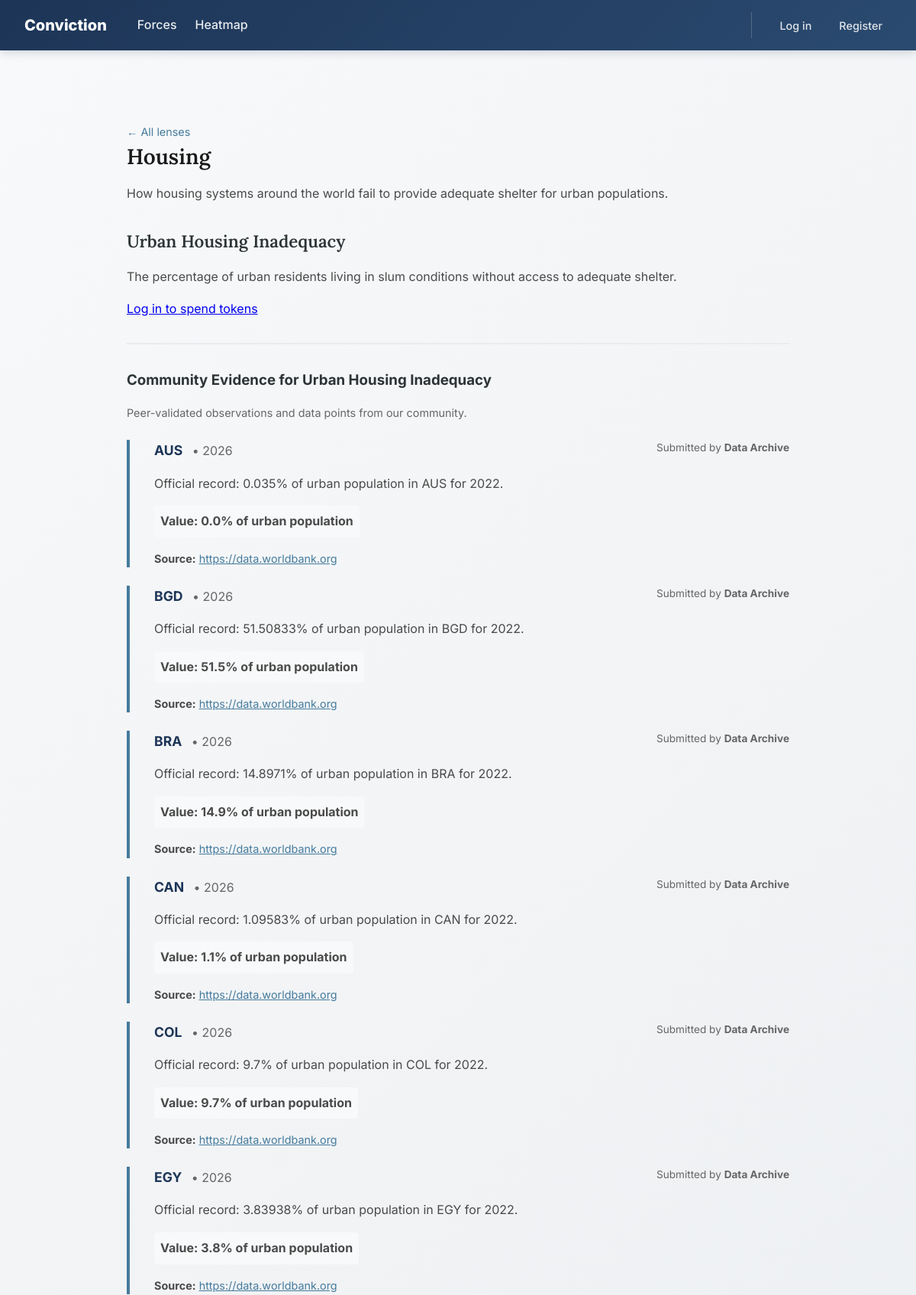
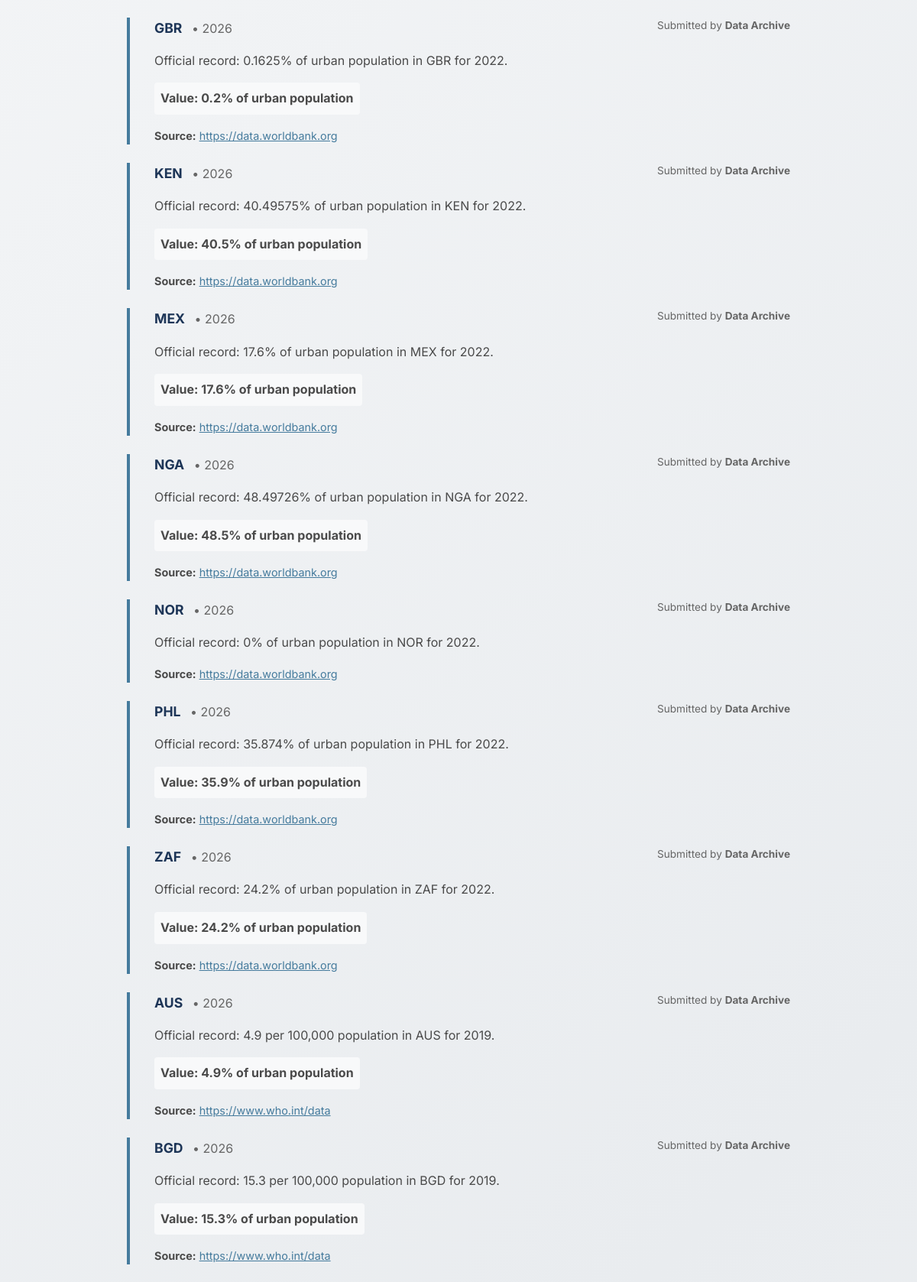
Page /lens/housing (upper part) on the committed database (2 pictures, top to bottom).
### tables this page shows
CREATE TABLE lenses (
    id INTEGER PRIMARY KEY AUTOINCREMENT,
    slug TEXT UNIQUE NOT NULL,
    title TEXT NOT NULL,
    description TEXT,
    created_at TIMESTAMP DEFAULT CURRENT_TIMESTAMP
);

CREATE TABLE indicators (
    id INTEGER PRIMARY KEY AUTOINCREMENT,
    issue_id INTEGER NOT NULL REFERENCES issues(id),
    name TEXT NOT NULL,
    source TEXT,
    unit TEXT,
    UNIQUE(issue_id, name)
);

CREATE TABLE issues (
    id INTEGER PRIMARY KEY AUTOINCREMENT,
    lens_id INTEGER NOT NULL REFERENCES lenses(id),
    slug TEXT UNIQUE NOT NULL,
    title TEXT NOT NULL,
    description TEXT,
    created_at TIMESTAMP DEFAULT CURRENT_TIMESTAMP
);

CREATE TABLE contributions (
    id INTEGER PRIMARY KEY AUTOINCREMENT,
    user_id INTEGER NOT NULL REFERENCES users(id),
    indicator_id INTEGER REFERENCES indicators(id),
    country_code TEXT NOT NULL,
    title TEXT,
    category TEXT,
    value REAL,
    note TEXT,
    source_url TEXT,
    source_excerpt TEXT,
    contribution_type TEXT DEFAULT 'data_point',
    status TEXT DEFAULT 'pending',
    reviewed_at TIMESTAMP,
    created_at TIMESTAMP DEFAULT CURRENT_TIMESTAMP
);

### app.py (the view)
@app.route('/lens/<slug>')
def lens(slug):
    db = get_db()
    lens = models.get_lens_by_slug(db, slug)
    if lens is None:
        return redirect(url_for('index'))
    issues = models.get_issues_with_data(db, lens['id'])
    forces = models.get_forces_for_lens(db, lens['id'])
    approved_contributions = models.get_approved_contributions_for_lens(db, lens['id'])
    print(f"DEBUG: Found {len(approved_contributions)} approved contributions for {lens['title']}")
    return render_template('lens.html', lens=lens, issues=issues, forces=forces, approved_contributions=approved_contributions)

### app.py (called while the page is built)
@app.before_request
def csrf_protect():
    if request.method == 'POST':
        token = session.get('_csrf_token', None)
        if not token or token != request.form.get('_csrf_token'):
            abort(403)

def get_db():
    if 'db' not in g:
        g.db = sqlite3.connect(
            DATABASE,
            detect_types=sqlite3.PARSE_DECLTYPES
        )
        g.db.row_factory = sqlite3.Row
    return g.db

@app.after_request
def add_security_headers(response):
    response.headers['Cache-Control'] = 'no-store, no-cache, must-revalidate, max-age=0'
    response.headers['Pragma'] = 'no-cache'
    response.headers['Expires'] = '0'
    response.headers['Surrogate-Control'] = 'no-store'
    return response

### models.py (called while the page is built)
def get_approved_contributions_for_lens(db, lens_id):
    return db.execute(
        '''
        SELECT
            c.*,
            u.username,
            i.title AS issue_title,
            ind.name AS indicator_name
        FROM contributions c
        JOIN users u ON c.user_id = u.id
        JOIN contribution_lens_links cll ON cll.contribution_id = c.id
        JOIN issues i ON i.id = cll.issue_id
        LEFT JOIN indicators ind ON ind.id = c.indicator_id
        WHERE c.status = 'approved'
          AND i.lens_id = ?
        ORDER BY c.created_at DESC
        ''',
        (lens_id,)
    ).fetchall()

def get_forces_for_lens(db, lens_id):
    rows = db.execute(
        '''
        SELECT DISTINCT f.id, f.slug, f.title, f.category, fil.issue_id
        FROM forces f
        JOIN force_issue_links fil ON fil.force_id = f.id
        JOIN issues i ON fil.issue_id = i.id
        WHERE i.lens_id = ?
        ''',
        (lens_id,)
    ).fetchall()
    return [dict(r) for r in rows]

def get_lens_by_slug(db, slug):
    return db.execute(
        'SELECT * FROM lenses WHERE slug = ?', (slug,)
    ).fetchone()

### templates/lens.html (shortened to what this page needs)
{% extends 'layout.html' %}
{% block content %}
<div class="lens-container">
    <div style="margin-top: 3rem;">
        <a href="{{ url_for('index') }}" style="font-size: 0.9rem; color: #457b9d; text-decoration: none;">&larr; All lenses</a>
    </div>
    <h1>{{ lens.title }}</h1>
    <p>{{ lens.description }}</p>
    {% for issue in issues %}
    <div class="issue" style="padding-bottom: 3rem; margin-bottom: 3rem; border-bottom: 2px solid #e9ecef;">
        <h2>{{ issue.title }}</h2>
        <p>{{ issue.description }}</p>
        {% if session.user_id %}
        <form method="POST" action="{{ url_for('spend') }}">
            <input type="hidden" name="_csrf_token" value="{{ csrf_token() }}">
            <input type="hidden" name="issue_id" value="{{ issue.issue_id }}">
            <input type="hidden" name="lens_slug" value="{{ lens.slug }}">
            <button type="submit" name="vote" value="reject" style="background-color: #f8f9fa; color: #457b9d; border: 1px solid #457b9d; padding: 0.4rem 0.8rem; border-radius: 6px; font-size: 0.85rem; font-weight: 500; cursor: pointer; transition: all 0.2s;">
                Spend token
            </button>
        </form>
        {% else %}
        <a href="{{ url_for('login') }}">Log in to spend tokens</a>
        {% endif %}
        {% if issue.community_contributions %}
        <div class="community-section" style="margin-top: 2rem; padding-top: 2rem; border-top: 2px solid #e9ecef;">
            <h3 style="margin-bottom: 1rem; color: #2d3436;">Community Evidence for {{ issue.title }}</h3>
            <p style="color: #666; font-size: 0.9rem; margin-bottom: 1.5rem;">
                Peer-validated observations and data points from our community.
            </p>
            {% for c in issue.community_contributions %}
            <div class="validate-card" style="margin-bottom: 1.5rem; border-left: 4px solid #457b9d; padding-left: 2rem;">
                <div style="display: flex; justify-content: space-between; align-items: start; margin-bottom: 1rem;">
                    <div>
                        <strong style="font-size: 1.1rem; color: #1d3557;">{{ c.country }}</strong>
                        <span style="color: #666; margin-left: 0.5rem;">• {{ c.year }}</span>
                    </div>
                    <span style="font-size: 0.85rem; color: #666;">
                        Submitted by <strong>{{ c.username }}</strong>
                    </span>
                </div>
                {% if c.note %}
                    <p style="margin-bottom: 1rem; line-height: 1.6;">{{ c.note }}</p>
                {% endif %}
                {% if c.value %}
                    <p style="margin-bottom: 1rem; font-weight: bold; background: #f8f9fa; padding: 0.5rem; border-radius: 4px; display: inline-block;">
                        Value: {{ c.value|round(1) }}{{ issue.unit }}
                    </p>
                {% endif %}
                {% if c.source_url %}
                    <p style="margin-bottom: 1rem; font-size: 0.9rem;">
                        <strong>Source:</strong>
                        <a href="{{ c.source_url }}" target="_blank" rel="noopener noreferrer" style="color: #457b9d;">
                            {{ c.source_url }}
                        </a>
                    </p>
                {% endif %}
            </div>
            {% endfor %}
        </div>
        {% endif %}
    </div>
    {% endfor %}
</div>
{% endblock %}

### static/css/styles.css (style rules this page uses)
*, *::before, *::after { box-sizing: border-box; margin: 0; padding: 0; }
body { font-family: 'Inter', system-ui, sans-serif; line-height: 1.6; padding: 1rem; padding-top: 5rem; min-height: 100vh; display: flex; flex-direction: column; color: #4a4a4a; background: linear-gradient(135deg, #f8f9fa 0%, #e9ecef 50%, #f8f9fa 100%); background-attachment: fixed; }
h1 { font-family: 'Lora', serif; font-size: 1.75rem; font-weight: 600; line-height: 1.4; margin-bottom: 1rem; color: #1a1a1a; }
h2 { font-family: 'Lora', serif; font-size: 1.4rem; font-weight: 600; margin-top: 2rem; margin-bottom: 1rem; color: #2d3436; }
p { margin-bottom: 1rem; }

### rows in the picture
lenses: title "Housing", description "How housing systems around the world fail to provide adequate shelter for urban populations."
indicators: title "Urban Housing Inadequacy", description "The percentage of urban residents living in slum conditions without access to adequate shelter.", unit "% of urban population"
contributions: country "AUS", year "2026", username "Data Archive", note "Official record: 0.035% of urban population in AUS for 2022.", value "0.0", source_url "https://data.worldbank.org"
contributions: country "BGD", year "2026", username "Data Archive", note "Official record: 51.50833% of urban population in BGD for 2022.", value "51.5", source_url "https://data.worldbank.org"
contributions: country "BRA", year "2026", username "Data Archive", note "Official record: 14.8971% of urban population in BRA for 2022.", value "14.9", source_url "https://data.worldbank.org"
contributions: country "CAN", year "2026", username "Data Archive", note "Official record: 1.09583% of urban population in CAN for 2022.", value "1.1", source_url "https://data.worldbank.org"
contributions: country "COL", year "2026", username "Data Archive", note "Official record: 9.7% of urban population in COL for 2022.", value "9.7", source_url "https://data.worldbank.org"
contributions: country "EGY", year "2026", username "Data Archive", note "Official record: 3.83938% of urban population in EGY for 2022.", value "3.8", source_url "https://data.worldbank.org"
contributions: country "GBR", year "2026", username "Data Archive", note "Official record: 0.1625% of urban population in GBR for 2022.", value "0.2", source_url "https://data.worldbank.org"
contributions: country "KEN", year "2026", username "Data Archive", note "Official record: 40.49575% of urban population in KEN for 2022.", value "40.5", source_url "https://data.worldbank.org"
contributions: country "MEX", year "2026", username "Data Archive", note "Official record: 17.6% of urban population in MEX for 2022.", value "17.6", source_url "https://data.worldbank.org"
contributions: country "NGA", year "2026", username "Data Archive", note "Official record: 48.49726% of urban population in NGA for 2022.", value "48.5", source_url "https://data.worldbank.org"
contributions: country "NOR", year "2026", username "Data Archive", note "Official record: 0% of urban population in NOR for 2022.", source_url "https://data.worldbank.org"
contributions: country "PHL", year "2026", username "Data Archive", note "Official record: 35.874% of urban population in PHL for 2022.", value "35.9", source_url "https://data.worldbank.org"
contributions: country "ZAF", year "2026", username "Data Archive", note "Official record: 24.2% of urban population in ZAF for 2022.", value "24.2", source_url "https://data.worldbank.org"
contributions: country "AUS", year "2026", username "Data Archive", note "Official record: 4.9 per 100,000 population in AUS for 2019.", value "4.9", source_url "https://www.who.int/data"
contributions: country "BGD", year "2026", username "Data Archive", note "Official record: 15.3 per 100,000 population in BGD for 2019.", value "15.3", source_url "https://www.who.int/data"
